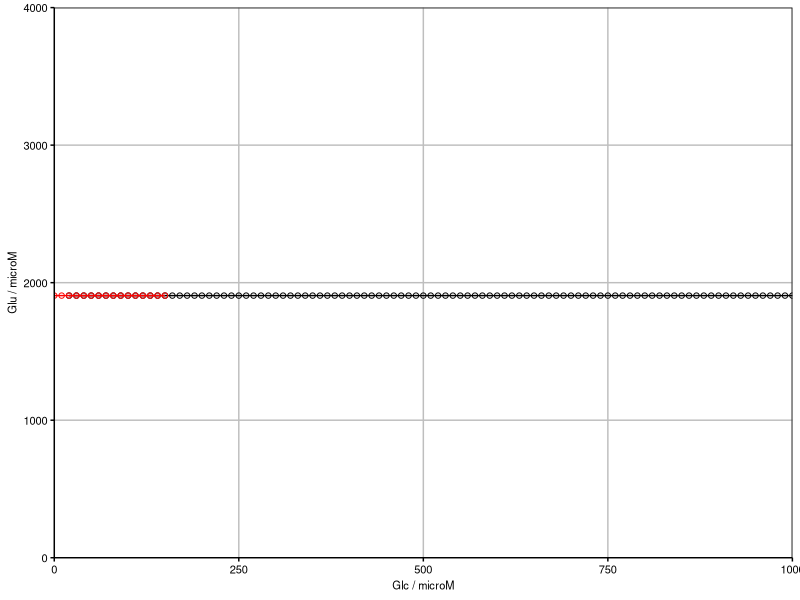
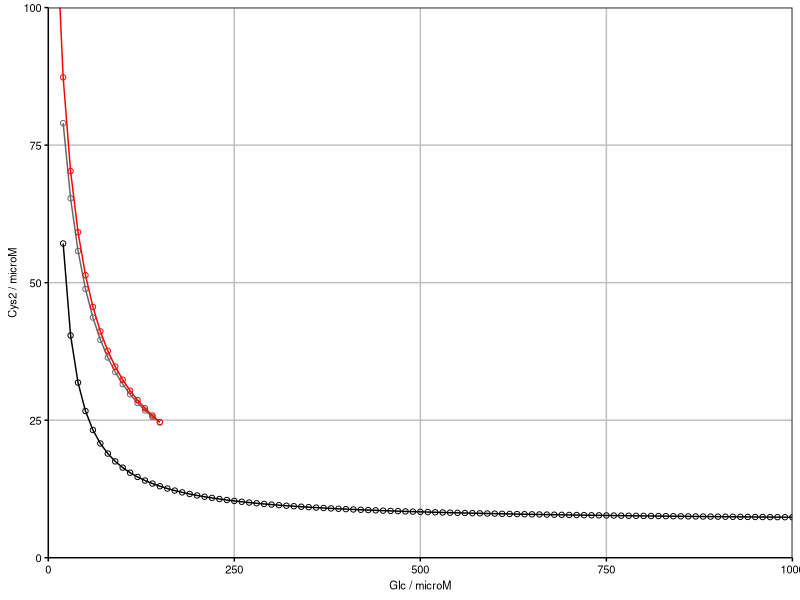
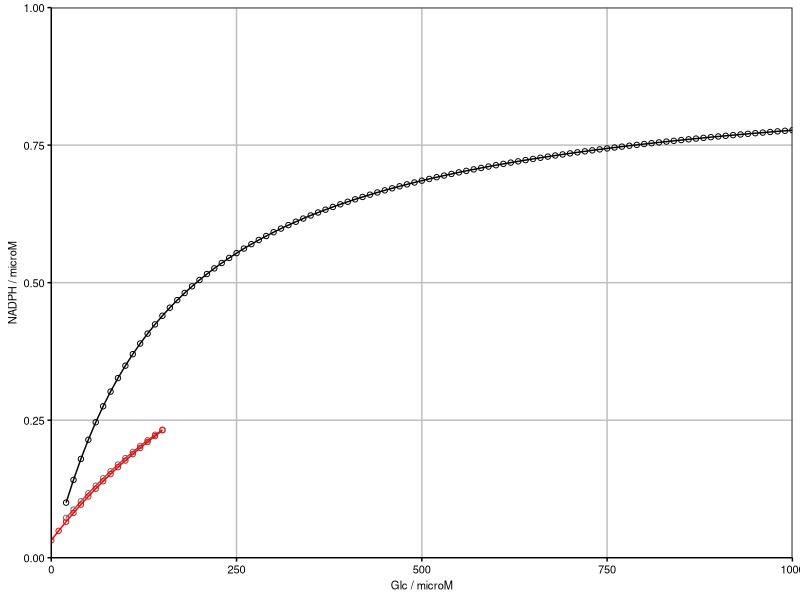
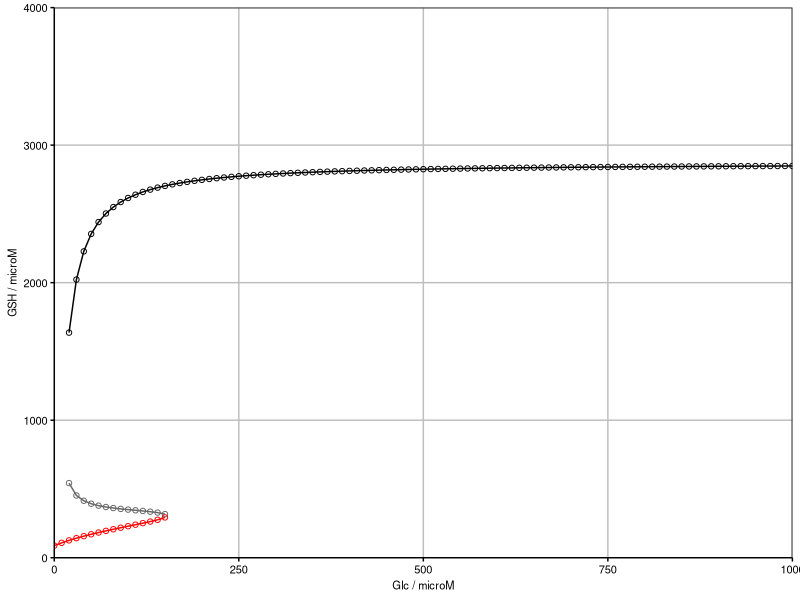
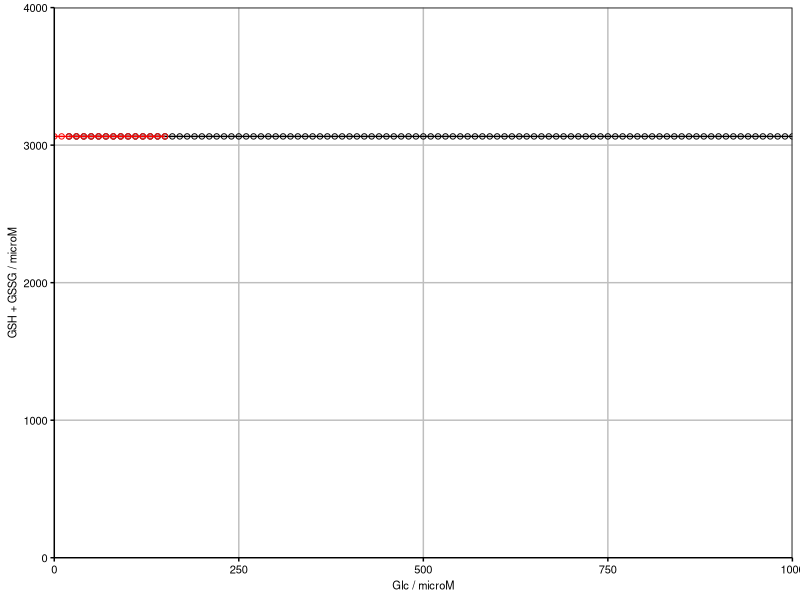
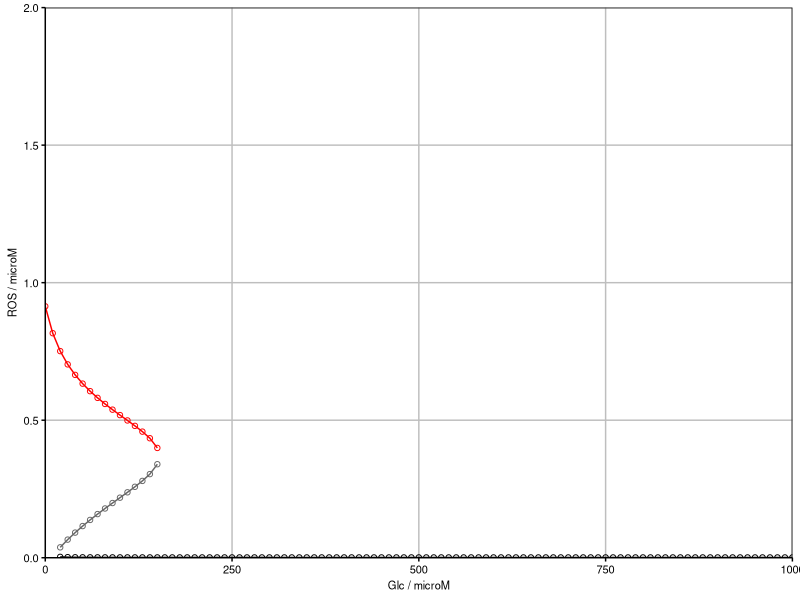

These charts were generated, in order, by the following R code:
##### read data
#### set working directory
setwd("D:/Lab_SHC_files/ROS_model/008_afterChiaChouMod/003_fig3")

#### read data
sol <- read.table("ROS_v5_BifurcationGlc_solve_2-1_out.txt", header = TRUE, sep = "\t") 

#### convert from character type to numeric type
sol <- apply(sol, MARGIN = 2, FUN = as.numeric)
sol <- as.data.frame(sol)

#### compute rates
sol$gshsynrate <- sol$kGshPro * sol$cysmax * sol$glumax
sol$gshregrate <- 2 * sol$kGshRed * sol$gssgmin * sol$nadphmax

##### libraries
library("ggplot2")
library("cowplot")
library("viridis")
library("ggrepel")

##### plot themes
gtheme <- theme(
	axis.line = element_line(color = "black"), 
	axis.ticks = element_line(color = "black"), 
	axis.text = element_text(color = "black", size = 8), 
	axis.title = element_text(color = "black", size = 8), 
	legend.key = element_rect(fill = "white"), 
	legend.text = element_text(color = "black", size = 8), 
	legend.title = element_text(color = "black", size = 8), 
	panel.grid.major = element_line(color = "grey"), 
	panel.grid.minor = element_line(color = NA), 
	panel.background = element_rect(fill = "white"), 
	panel.border = element_rect(fill = NA, color = "black"), 
	plot.title = element_text(color = "black", size = 8),
	strip.background = element_rect(colour = "black", fill = "white"),
	strip.text.x = element_text(color = "black", size = 8),
	strip.text.y = element_text(color = "black", size = 8))
	
##### plot data
#### Glu
p1a <- ggplot(data = sol[3:101, ], aes(x = glc, y = glumax))
p1b1 <- p1a + geom_point(shape = 1) + geom_path() + coord_cartesian(ylim = c(0, 4000))
p1b2 <- p1b1 + geom_point(data = sol[3:16, ], aes(y = glumd), shape = 1, color = "grey40") + geom_path(data = sol[3:16, ], aes(y = glumd), color = "grey40")
p1b3 <- p1b2 + geom_point(data = sol[1:16, ], aes(y = glumax), shape = 1, color = "red") + geom_path(data = sol[1:16, ], aes(y = glumax), color = "red")
p1c <- p1b3 + scale_x_continuous(expan = c(0, 0), name = "Glc / microM") + scale_y_continuous(expan = c(0, 0), name = "Glu / microM")
p1d <- p1c + gtheme + theme(legend.position = "none")
p1d

#### Cys2
p2a <- ggplot(data = sol[3:101, ], aes(x = glc, y = cys2min))
p2b1 <- p2a + geom_point(shape = 1) + geom_path() + coord_cartesian(ylim = c(0, 100))
p2b2 <- p2b1 + geom_point(data = sol[3:16, ], aes(y = cys2md), shape = 1, color = "grey40") + geom_path(data = sol[3:16, ], aes(y = cys2md), color = "grey40")
p2b3 <- p2b2 + geom_point(data = sol[1:16, ], aes(y = cys2max), shape = 1, color = "red") + geom_path(data = sol[1:16, ], aes(y = cys2max), color = "red")
p2c <- p2b3 + scale_x_continuous(expan = c(0, 0), name = "Glc / microM") + scale_y_continuous(expan = c(0, 0), name = "Cys2 / microM")
p2d <- p2c + gtheme + theme(legend.position = "none") 
p2d
  
#### NADPH
p3a <- ggplot(data = sol[3:101, ], aes(x = glc, y = nadphmax))
p3b1 <- p3a + geom_point(shape = 1) + geom_path() + coord_cartesian(ylim = c(0, 1))
p3b2 <- p3b1 + geom_point(data = sol[3:16, ], aes(y = nadphmd), shape = 1, color = "grey40") + geom_path(data = sol[3:16, ], aes(y = nadphmd), color = "grey40")
p3b3 <- p3b2 + geom_point(data = sol[1:16, ], aes(y = nadphmin), shape = 1, color = "red") + geom_path(data = sol[1:16, ], aes(y = nadphmin), color = "red")
p3c <- p3b3 + scale_x_continuous(expan = c(0, 0), name = "Glc / microM") + scale_y_continuous(expan = c(0, 0), name = "NADPH / microM")
p3d <- p3c + gtheme + theme(legend.position = "none") 
p3d

#### GSH
p4a <- ggplot(data = sol[3:101, ], aes(x = glc, y = gshmax))
p4b1 <- p4a + geom_point(shape = 1) + geom_path() + coord_cartesian(ylim = c(0, 4000))
p4b2 <- p4b1 + geom_point(data = sol[3:16, ], aes(y = gshmd), shape = 1, color = "grey40") + geom_path(data = sol[3:16, ], aes(y = gshmd), color = "grey40")
p4b3 <- p4b2 + geom_point(data = sol[1:16, ], aes(y = gshmin), shape = 1, color = "red") + geom_path(data = sol[1:16, ], aes(y = gshmin), color = "red")
p4c <- p4b3 + scale_x_continuous(expan = c(0, 0), name = "Glc / microM") + scale_y_continuous(expan = c(0, 0), name = "GSH / microM")
p4d <- p4c + gtheme + theme(legend.position = "none") 
p4d

#### GSH + GSSG
p5a <- ggplot(data = sol[3:101, ], aes(x = glc, y = (gshmax + 2 * gssgmin)))
p5b1 <- p5a + geom_point(shape = 1) + geom_path() + coord_cartesian(ylim = c(0, 4000))
p5b2 <- p5b1 + geom_point(data = sol[3:16, ], aes(y = gshmd + 2 * gssgmd), shape = 1, color = "grey40") + geom_path(data = sol[3:16, ], aes(y = gshmd + 2 * gssgmd), color = "grey40")
p5b3 <- p5b2 + geom_point(data = sol[1:16, ], aes(y = gshmin + 2 * gssgmax), shape = 1, color = "red") + geom_path(data = sol[1:16, ], aes(y = gshmin + 2 * gssgmax), color = "red")
p5c <- p5b3 + scale_x_continuous(expan = c(0, 0), name = "Glc / microM") + scale_y_continuous(expan = c(0, 0), name = "GSH + GSSG / microM")
p5d <- p5c + gtheme + theme(legend.position = "none") 
p5d

#### ROS
p6a <- ggplot(data = sol[3:101, ], aes(x = glc, y = rosmin))
p6b1 <- p6a + geom_point(shape = 1) + geom_path() + coord_cartesian(ylim = c(0, 2))
p6b2 <- p6b1 + geom_point(data = sol[3:16, ], aes(y = rosmd), shape = 1, color = "grey40") + geom_path(data = sol[3:16, ], aes(y = rosmd), color = "grey40")
p6b3 <- p6b2 + geom_point(data = sol[1:16, ], aes(y = rosmax), shape = 1, color = "red") + geom_path(data = sol[1:16, ], aes(y = rosmax), color = "red")
p6c <- p6b3 + scale_x_continuous(expan = c(0, 0), name = "Glc / microM") + scale_y_continuous(expan = c(0, 0), name = "ROS / microM")
p6d <- p6c + gtheme + theme(legend.position = "none") 
p6d

##### assemble subplots
ap1a <- plot_grid(p4d, p6d, ncol = 1, align = "hv", axis = "tblr")

ggsave2("ROS_v5_BifurcationGlc_solve_2-1.pdf", width = 2, height = 2.4, units = "in", dpi = 600)
